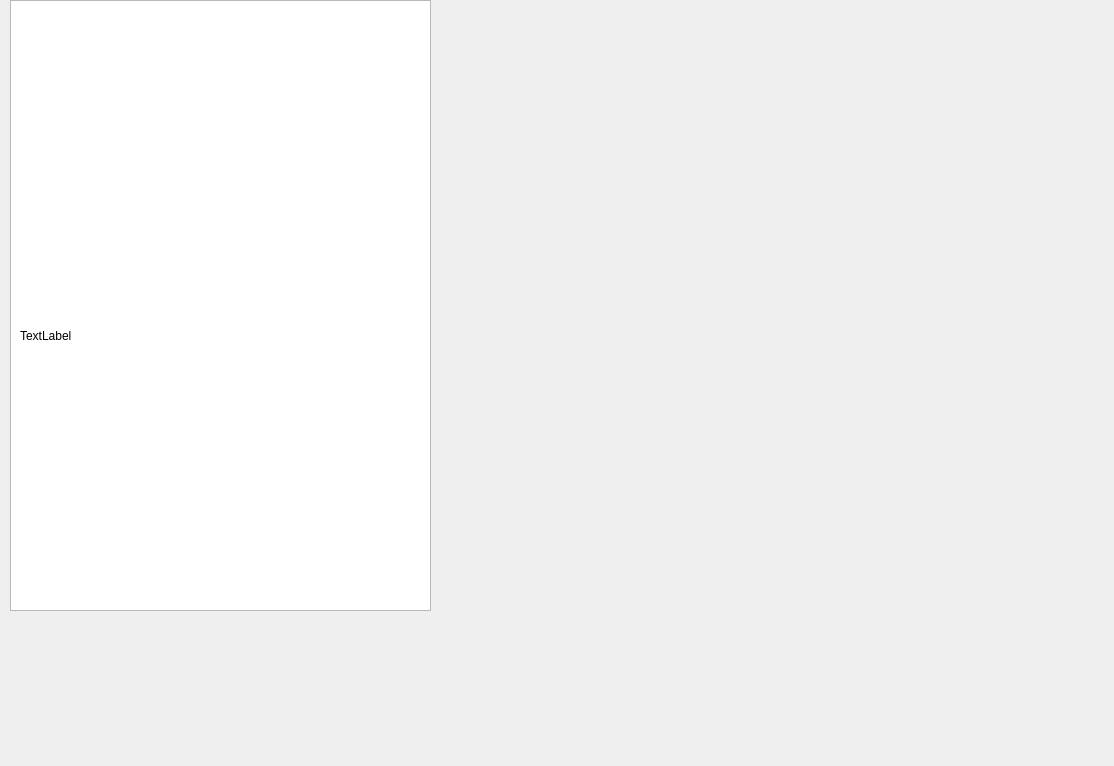
<?xml version="1.0" encoding="UTF-8"?>
<ui version="4.0">
 <class>Diagramma</class>
 <widget class="QWidget" name="Diagramma">
  <property name="geometry">
   <rect>
    <x>0</x>
    <y>0</y>
    <width>1114</width>
    <height>766</height>
   </rect>
  </property>
  <property name="windowTitle">
   <string>Form</string>
  </property>
  <widget class="QLabel" name="label_3">
   <property name="geometry">
    <rect>
     <x>460</x>
     <y>370</y>
     <width>201</width>
     <height>51</height>
    </rect>
   </property>
   <property name="text">
    <string/>
   </property>
  </widget>
  <widget class="QGraphicsView" name="graphicsView">
   <property name="geometry">
    <rect>
     <x>10</x>
     <y>0</y>
     <width>421</width>
     <height>611</height>
    </rect>
   </property>
  </widget>
  <widget class="QLabel" name="label_4">
   <property name="geometry">
    <rect>
     <x>690</x>
     <y>40</y>
     <width>311</width>
     <height>561</height>
    </rect>
   </property>
   <property name="text">
    <string/>
   </property>
  </widget>
  <widget class="QLabel" name="label_5">
   <property name="geometry">
    <rect>
     <x>470</x>
     <y>110</y>
     <width>101</width>
     <height>511</height>
    </rect>
   </property>
   <property name="text">
    <string/>
   </property>
  </widget>
  <widget class="QLabel" name="label_2">
   <property name="geometry">
    <rect>
     <x>430</x>
     <y>40</y>
     <width>31</width>
     <height>401</height>
    </rect>
   </property>
   <property name="text">
    <string/>
   </property>
  </widget>
  <widget class="QLabel" name="label">
   <property name="geometry">
    <rect>
     <x>20</x>
     <y>140</y>
     <width>381</width>
     <height>391</height>
    </rect>
   </property>
   <property name="text">
    <string>TextLabel</string>
   </property>
  </widget>
 </widget>
 <resources/>
 <connections/>
</ui>
